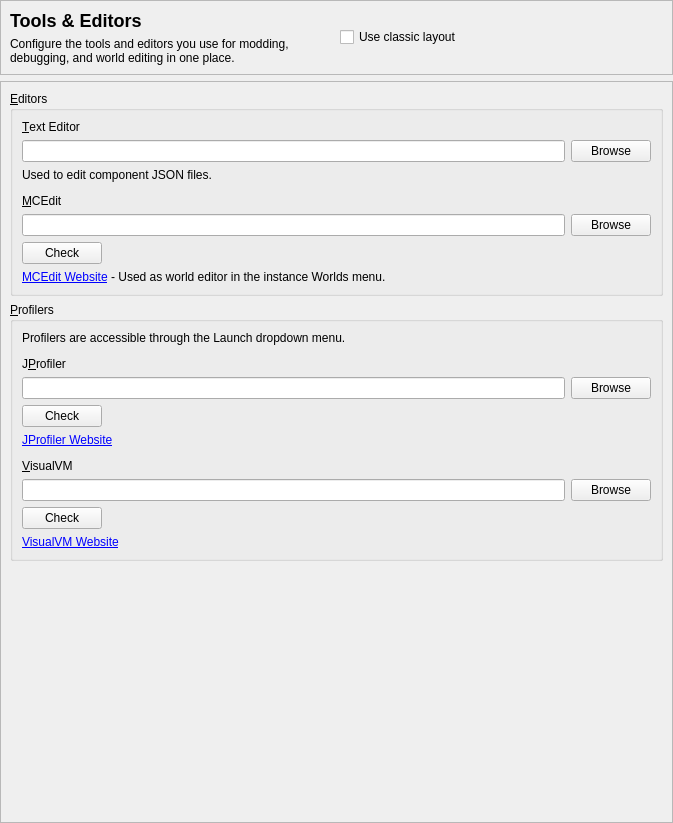
<?xml version="1.0" encoding="UTF-8"?>
<ui version="4.0">
 <class>ExternalToolsPage</class>
 <widget class="QWidget" name="ExternalToolsPage">
  <property name="geometry">
   <rect>
    <x>0</x>
    <y>0</y>
    <width>673</width>
    <height>823</height>
   </rect>
  </property>
  <layout class="QVBoxLayout" name="verticalLayout">
   <property name="leftMargin">
    <number>0</number>
   </property>
   <property name="topMargin">
    <number>0</number>
   </property>
   <property name="rightMargin">
    <number>0</number>
   </property>
   <property name="bottomMargin">
    <number>0</number>
   </property>
   <item>
    <widget class="QFrame" name="headerFrame">
     <property name="frameShape">
      <enum>QFrame::StyledPanel</enum>
     </property>
     <property name="frameShadow">
      <enum>QFrame::Raised</enum>
     </property>
     <layout class="QHBoxLayout" name="headerLayout">
      <item>
       <layout class="QVBoxLayout" name="titleLayout">
        <item>
         <widget class="QLabel" name="pageTitle">
          <property name="text">
           <string>Tools &amp; Editors</string>
          </property>
          <property name="styleSheet">
           <string notr="true">font-size: 18px; font-weight: 600;</string>
          </property>
         </widget>
        </item>
        <item>
         <widget class="QLabel" name="pageSubtitle">
          <property name="text">
           <string>Configure the tools and editors you use for modding, debugging, and world editing in one place.</string>
          </property>
          <property name="wordWrap">
           <bool>true</bool>
          </property>
         </widget>
        </item>
       </layout>
      </item>
      <item>
       <widget class="QCheckBox" name="legacyModeCheckBox">
        <property name="text">
         <string>Use classic layout</string>
        </property>
       </widget>
      </item>
     </layout>
    </widget>
   </item>
   <item>
    <widget class="QScrollArea" name="scrollArea">
     <property name="widgetResizable">
      <bool>true</bool>
     </property>
     <widget class="QWidget" name="scrollAreaWidgetContents_2">
      <property name="geometry">
       <rect>
        <x>0</x>
        <y>0</y>
        <width>669</width>
        <height>819</height>
       </rect>
      </property>
      <layout class="QVBoxLayout" name="verticalLayout_3">
       <item>
        <widget class="QGroupBox" name="editorsBox">
         <property name="title">
          <string>&amp;Editors</string>
         </property>
         <layout class="QVBoxLayout" name="verticalLayout_2">
          <item>
           <widget class="QLabel" name="label_3">
            <property name="text">
             <string>&amp;Text Editor</string>
            </property>
            <property name="buddy">
             <cstring>jsonEditorTextBox</cstring>
            </property>
           </widget>
          </item>
          <item>
           <layout class="QHBoxLayout" name="horizontalLayout">
            <item>
             <widget class="QLineEdit" name="jsonEditorTextBox"/>
            </item>
            <item>
             <widget class="QPushButton" name="jsonEditorBrowseBtn">
              <property name="text">
               <string>Browse</string>
              </property>
             </widget>
            </item>
           </layout>
          </item>
          <item>
           <widget class="QLabel" name="label_4">
            <property name="text">
             <string>Used to edit component JSON files.</string>
            </property>
           </widget>
          </item>
          <item>
           <spacer name="verticalSpacer_7">
            <property name="orientation">
             <enum>Qt::Vertical</enum>
            </property>
            <property name="sizeType">
             <enum>QSizePolicy::Fixed</enum>
            </property>
            <property name="sizeHint" stdset="0">
             <size>
              <width>0</width>
              <height>6</height>
             </size>
            </property>
           </spacer>
          </item>
          <item>
           <widget class="QLabel" name="mceditLabel">
            <property name="text">
             <string>&amp;MCEdit</string>
            </property>
            <property name="buddy">
             <cstring>mceditPathEdit</cstring>
            </property>
           </widget>
          </item>
          <item>
           <layout class="QHBoxLayout" name="horizontalLayout_6">
            <item>
             <widget class="QLineEdit" name="mceditPathEdit"/>
            </item>
            <item>
             <widget class="QPushButton" name="mceditPathBtn">
              <property name="text">
               <string>Browse</string>
              </property>
             </widget>
            </item>
           </layout>
          </item>
          <item>
           <widget class="QPushButton" name="mceditCheckBtn">
            <property name="sizePolicy">
             <sizepolicy hsizetype="Maximum" vsizetype="Fixed">
              <horstretch>0</horstretch>
              <verstretch>0</verstretch>
             </sizepolicy>
            </property>
            <property name="text">
             <string>Check</string>
            </property>
           </widget>
          </item>
          <item>
           <widget class="QLabel" name="mceditLink">
            <property name="text">
             <string notr="true">&lt;html&gt;&lt;head/&gt;&lt;body&gt;&lt;p&gt;&lt;a href=&quot;https://www.mcedit.net/&quot;&gt;MCEdit Website&lt;/a&gt; - Used as world editor in the instance Worlds menu.&lt;/p&gt;&lt;/body&gt;&lt;/html&gt;</string>
            </property>
           </widget>
          </item>
         </layout>
        </widget>
       </item>
       <item>
        <widget class="QGroupBox" name="profilersBox">
         <property name="title">
          <string>&amp;Profilers</string>
         </property>
         <layout class="QVBoxLayout" name="verticalLayout_4">
          <item>
           <widget class="QLabel" name="labelJsonEditor">
            <property name="text">
             <string>Profilers are accessible through the Launch dropdown menu.</string>
            </property>
            <property name="buddy">
             <cstring>jsonEditorTextBox</cstring>
            </property>
           </widget>
          </item>
          <item>
           <spacer name="verticalSpacer_9">
            <property name="orientation">
             <enum>Qt::Vertical</enum>
            </property>
            <property name="sizeType">
             <enum>QSizePolicy::Fixed</enum>
            </property>
            <property name="sizeHint" stdset="0">
             <size>
              <width>0</width>
              <height>6</height>
             </size>
            </property>
           </spacer>
          </item>
          <item>
           <widget class="QLabel" name="label">
            <property name="text">
             <string>J&amp;Profiler</string>
            </property>
            <property name="buddy">
             <cstring>jprofilerPathEdit</cstring>
            </property>
           </widget>
          </item>
          <item>
           <layout class="QHBoxLayout" name="horizontalLayout_4">
            <item>
             <widget class="QLineEdit" name="jprofilerPathEdit"/>
            </item>
            <item>
             <widget class="QPushButton" name="jprofilerPathBtn">
              <property name="text">
               <string>Browse</string>
              </property>
             </widget>
            </item>
           </layout>
          </item>
          <item>
           <widget class="QPushButton" name="jprofilerCheckBtn">
            <property name="sizePolicy">
             <sizepolicy hsizetype="Maximum" vsizetype="Fixed">
              <horstretch>0</horstretch>
              <verstretch>0</verstretch>
             </sizepolicy>
            </property>
            <property name="text">
             <string>Check</string>
            </property>
           </widget>
          </item>
          <item>
           <widget class="QLabel" name="jprofilerLink">
            <property name="text">
             <string notr="true">&lt;html&gt;&lt;head/&gt;&lt;body&gt;&lt;p&gt;&lt;a href=&quot;https://www.ej-technologies.com/products/jprofiler/overview.html&quot;&gt;JProfiler Website&lt;/a&gt;&lt;/p&gt;&lt;/body&gt;&lt;/html&gt;</string>
            </property>
           </widget>
          </item>
          <item>
           <spacer name="verticalSpacer_8">
            <property name="orientation">
             <enum>Qt::Vertical</enum>
            </property>
            <property name="sizeType">
             <enum>QSizePolicy::Fixed</enum>
            </property>
            <property name="sizeHint" stdset="0">
             <size>
              <width>0</width>
              <height>6</height>
             </size>
            </property>
           </spacer>
          </item>
          <item>
           <widget class="QLabel" name="label_2">
            <property name="text">
             <string>&amp;VisualVM</string>
            </property>
            <property name="buddy">
             <cstring>jvisualvmPathEdit</cstring>
            </property>
           </widget>
          </item>
          <item>
           <layout class="QHBoxLayout" name="horizontalLayout_5">
            <item>
             <widget class="QLineEdit" name="jvisualvmPathEdit"/>
            </item>
            <item>
             <widget class="QPushButton" name="jvisualvmPathBtn">
              <property name="text">
               <string>Browse</string>
              </property>
             </widget>
            </item>
           </layout>
          </item>
          <item>
           <widget class="QPushButton" name="jvisualvmCheckBtn">
            <property name="sizePolicy">
             <sizepolicy hsizetype="Maximum" vsizetype="Fixed">
              <horstretch>0</horstretch>
              <verstretch>0</verstretch>
             </sizepolicy>
            </property>
            <property name="text">
             <string>Check</string>
            </property>
           </widget>
          </item>
          <item>
           <widget class="QLabel" name="jvisualvmLink">
            <property name="text">
             <string notr="true">&lt;html&gt;&lt;head/&gt;&lt;body&gt;&lt;p&gt;&lt;a href=&quot;https://visualvm.github.io/&quot;&gt;VisualVM Website&lt;/a&gt;&lt;/p&gt;&lt;/body&gt;&lt;/html&gt;</string>
            </property>
           </widget>
          </item>
         </layout>
        </widget>
       </item>
       <item>
        <spacer name="verticalSpacer">
         <property name="orientation">
          <enum>Qt::Vertical</enum>
         </property>
         <property name="sizeHint" stdset="0">
          <size>
           <width>0</width>
           <height>0</height>
          </size>
         </property>
        </spacer>
       </item>
      </layout>
     </widget>
    </widget>
   </item>
  </layout>
 </widget>
 <resources/>
 <connections/>
</ui>
